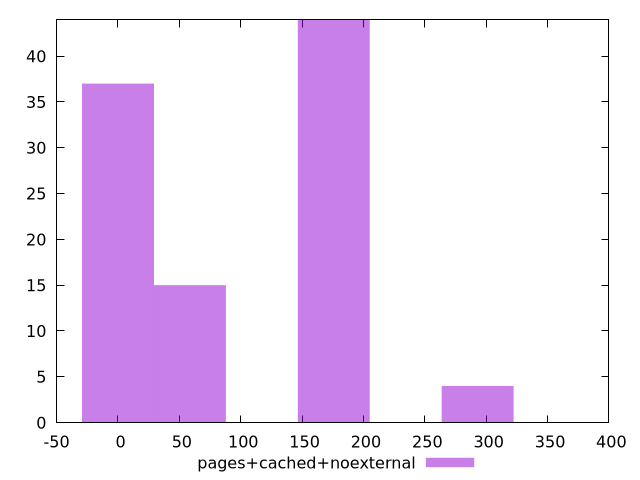

Write gnuplot code to recreate this figure.
$_pagesCachedNoexternal <<EOF
175.83372649786662 44
0 37
58.61124216595554 15
293.0562108297777 4
EOF
set key outside below
set terminal pngcairo
set output "report_00004_2020-11-02T20-21-41.718Z/uses-http2/pages+cached+noexternal//raw_hist.png"
set yrange [0:44]
set boxwidth 58.61124216595554
set style fill transparent solid 0.5 noborder
plot $_pagesCachedNoexternal title "pages+cached+noexternal" with boxes ,
